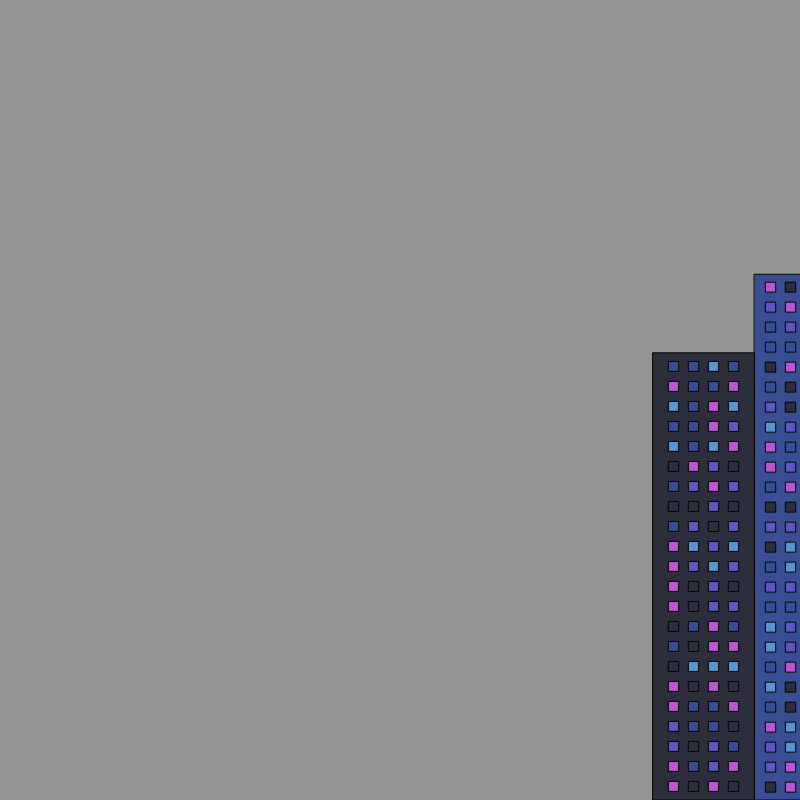
Frame 1 (no input)
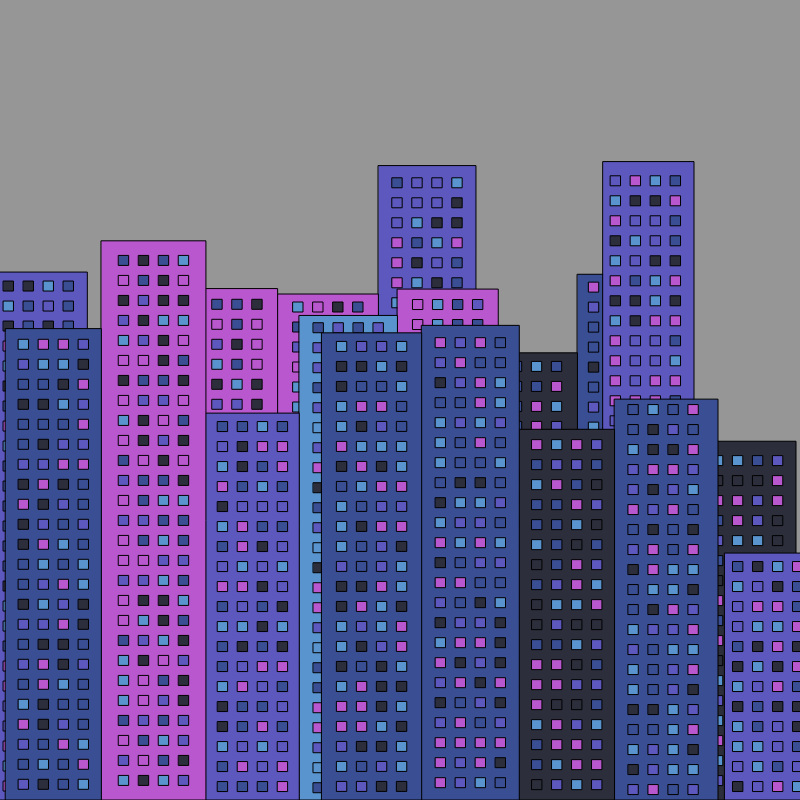
Frame 60 (no input)
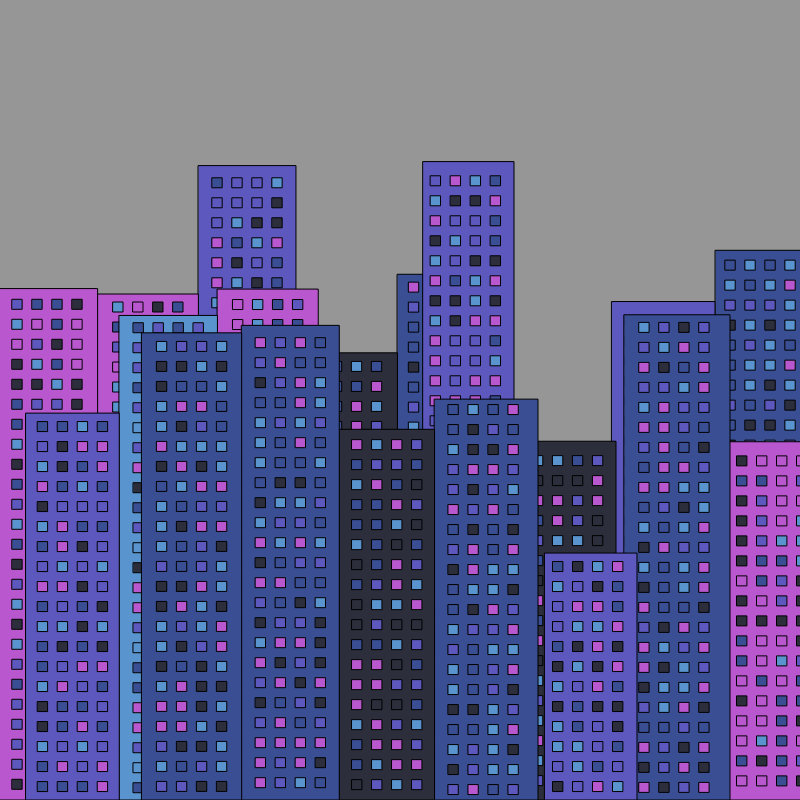
Frame 120 (the mouse pressed at the canvas centre since frame 60)

The p5.js sketch that drew these frames (run headless with seeded random() and noise() and a simulated clock; from frame 60 on, the mouse is pressed at the canvas centre):

// p5.js sketch
// ── sketch.js
let buildings = [];
let velocity = 3;
let b;

function setup() {
  createCanvas(800, 800);
  append(buildings, new Building(width+50));
  b = new Building(width - 50);
}

function draw() {
  background(150);
  //translate(100,100);
  scroll();
  //test();

}

function test(){
  b.show();
  for (let w = 0; w < b.windows.length; w++){
    b.windows[w].show();
  }
}

function scroll(){
  // add more buildings if needed
  if (buildings.length < 20){
    //determine the location of the last building
    let newX = buildings[buildings.length-1].x;
    //create new buildings
    let b = new Building(newX);
    //console.log(b);
    //push to the stack of buildings
    append(buildings,b);
}



//update the building location
for (let b = 0; b < buildings.length; b++){
  buildings[b].update(velocity);
}


//display the buildings
for (let b = 0; b < buildings.length; b++){
  buildings[b].show();
  //display the windows
  for (let w = 0; w < buildings[b].windows.length; w++){
    buildings[b].windows[w].update(3);
    buildings[b].windows[w].show();
  }
}

}
// ── building.js
//city colors

let window_size = 20;

let colors = ["#5c58bd", "#b957ce", "#5994ce", "#3a4e93", "#2c2e3b"]

class Building {
    constructor(x) {
    this.height = randomHeight();
    this.width = randomWidth();
    this.x = x - this.width;
    this.y = height - this.height;
    this.color = random(colors);
      
    //windows
    this.windows = [];
    this.generateWindows();
  }
  
  show(){
    //building
    fill(this.color)
    rect(this.x, this.y, this.width, this.height)
  }
    
  update(displacement){
    if (this.x < -50){
      this.height = randomHeight();
      this.width = randomWidth();
      this.x = 50 + width - this.width;
      this.y = height - this.height;
      this.generateWindows();
    }
    else{
      this.x -= displacement;
    }
  }
  
  generateWindows(){
    this.windows = [];
    this.number_of_windows_wide = floor((this.width  - (0.5 * window_size))/(window_size));
    this.number_of_windows_high = floor(this.height / window_size);
    this.width_offset  = (((this.width  - (0.5 * window_size)) % window_size))/2;
    //this.width_offset  = (((this.width  - (0.5 * window_size)) % window_size)  + 0.5 * window_size)/2;
    this.height_offset = ((this.height % window_size) + 0.5 * window_size)/2;
    
    //console.log(this)

    let x_off = (0.5 * window_size);
    let y_off = 0;

    for (let i = 0; i < this.number_of_windows_high; i++){
        for (let j = 0; j < this.number_of_windows_wide; j++){
          //give window locations
          let w = new Windows(this.x + this.width_offset + x_off, 
                              this.y + this.height_offset + y_off, 
                              window_size/2, 
                              window_size/2);
          x_off += window_size;
          this.windows.push(w);

      }
      y_off += window_size;
      x_off = (0.5 * window_size);
    }
    
  }
}

function randomHeight(){
  return random(height * 0.3,height * 0.8)
}

function randomWidth(){
  return random(width/9,width/7.5)
}

// ── window.js
let w_colors = ["#5c58bd", "#b957ce", "#5994ce", "#3a4e93", "#2c2e3b"]

class Windows{
    constructor(x, y, w, h) {
    this.height = h;
    this.width = w;
    this.color = random(w_colors);
    this.x = x;
    this.y = y;

  }
  
  show(){
    fill(this.color)
    rect(this.x, this.y, this.width, this.height)
  }
  

  update(displacement){
      this.x -= displacement;
  }
  
}
